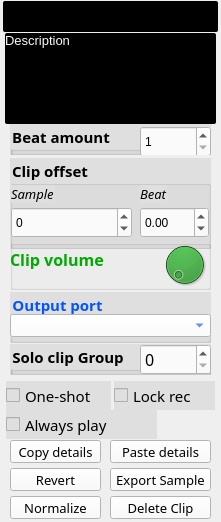
         <widget class="QFrame" name="frame_clip">
          <property name="geometry">
           <rect>
            <x>10</x>
            <y>310</y>
            <width>221</width>
            <height>522</height>
           </rect>
          </property>
          <property name="styleSheet">
           <string notr="true">#frame_clip {background-color: rgb(223, 223, 223);}</string>
          </property>
          <property name="frameShape">
           <enum>QFrame::NoFrame</enum>
          </property>
          <property name="frameShadow">
           <enum>QFrame::Raised</enum>
          </property>
          <widget class="QLineEdit" name="clip_name">
           <property name="geometry">
            <rect>
             <x>3</x>
             <y>1</y>
             <width>215</width>
             <height>31</height>
            </rect>
           </property>
           <property name="font">
            <font>
             <family>Noto Sans</family>
             <pointsize>10</pointsize>
             <weight>50</weight>
             <bold>false</bold>
            </font>
           </property>
           <property name="styleSheet">
            <string notr="true">#clip_name {background-color: black;
border-radius: 2px;
border-width: 2px;
border-color: rgb(250, 250, 250);
color: rgb(255, 253, 24);
text-align: center;}
</string>
           </property>
           <property name="alignment">
            <set>Qt::AlignCenter</set>
           </property>
          </widget>
          <widget class="QLabel" name="clip_description">
           <property name="geometry">
            <rect>
             <x>5</x>
             <y>33</y>
             <width>211</width>
             <height>91</height>
            </rect>
           </property>
           <property name="font">
            <font>
             <pointsize>10</pointsize>
             <weight>50</weight>
             <italic>false</italic>
             <bold>false</bold>
            </font>
           </property>
           <property name="toolTip">
            <string notr="true"/>
           </property>
           <property name="toolTipDuration">
            <number>5</number>
           </property>
           <property name="statusTip">
            <string notr="true"/>
           </property>
           <property name="styleSheet">
            <string notr="true">color: rgb(250, 250, 250);
background-color: black;
border-radius: 2px;
text-align: left;</string>
           </property>
           <property name="text">
            <string>Description</string>
           </property>
           <property name="alignment">
            <set>Qt::AlignLeading|Qt::AlignLeft|Qt::AlignTop</set>
           </property>
           <property name="wordWrap">
            <bool>true</bool>
           </property>
          </widget>
          <widget class="QPushButton" name="deleteButton">
           <property name="geometry">
            <rect>
             <x>110</x>
             <y>496</y>
             <width>101</width>
             <height>23</height>
            </rect>
           </property>
           <property name="font">
            <font>
             <family>Noto Sans</family>
             <pointsize>10</pointsize>
             <weight>50</weight>
             <italic>false</italic>
             <bold>false</bold>
            </font>
           </property>
           <property name="toolTip">
            <string>Delete current clip from grid</string>
           </property>
           <property name="styleSheet">
            <string notr="true">background-color: rgb(250, 250, 250);
font: 10pt &quot;Noto Sans&quot;;
text-align: center;
color: rgb(0, 0, 0);</string>
           </property>
           <property name="text">
            <string>Delete Clip</string>
           </property>
          </widget>
          <widget class="QPushButton" name="exportButton">
           <property name="geometry">
            <rect>
             <x>110</x>
             <y>468</y>
             <width>101</width>
             <height>23</height>
            </rect>
           </property>
           <property name="font">
            <font>
             <family>Noto Sans</family>
             <pointsize>10</pointsize>
             <weight>50</weight>
             <italic>false</italic>
             <bold>false</bold>
            </font>
           </property>
           <property name="toolTip">
            <string>Export current clip sample as audio file</string>
           </property>
           <property name="styleSheet">
            <string notr="true">background-color: rgb(250, 250, 250);
font: 10pt &quot;Noto Sans&quot;;
text-align: center;
color: rgb(0, 0, 0);</string>
           </property>
           <property name="text">
            <string>Export Sample</string>
           </property>
          </widget>
          <widget class="QPushButton" name="normalizeButton">
           <property name="geometry">
            <rect>
             <x>10</x>
             <y>496</y>
             <width>91</width>
             <height>23</height>
            </rect>
           </property>
           <property name="font">
            <font>
             <family>Noto Sans</family>
             <pointsize>10</pointsize>
             <weight>50</weight>
             <italic>false</italic>
             <bold>false</bold>
            </font>
           </property>
           <property name="toolTip">
            <string>Normalize current clip sample</string>
           </property>
           <property name="accessibleName">
            <string>Help_Clip_Normalize</string>
           </property>
           <property name="styleSheet">
            <string notr="true">background-color: rgb(250, 250, 250);
font: 10pt &quot;Noto Sans&quot;;
text-align: center;
color: rgb(0, 0, 0);</string>
           </property>
           <property name="text">
            <string>Normalize</string>
           </property>
          </widget>
          <widget class="QPushButton" name="revertButton">
           <property name="geometry">
            <rect>
             <x>10</x>
             <y>468</y>
             <width>91</width>
             <height>23</height>
            </rect>
           </property>
           <property name="font">
            <font>
             <family>Noto Sans</family>
             <pointsize>10</pointsize>
             <weight>50</weight>
             <italic>false</italic>
             <bold>false</bold>
            </font>
           </property>
           <property name="toolTip">
            <string>Revert clip sample</string>
           </property>
           <property name="accessibleName">
            <string>Help_Clip_Revert</string>
           </property>
           <property name="styleSheet">
            <string notr="true">background-color: rgb(250, 250, 250);
font: 10pt &quot;Noto Sans&quot;;
text-align: center;
color: rgb(0, 0, 0);</string>
           </property>
           <property name="text">
            <string>Revert</string>
           </property>
          </widget>
          <widget class="QGroupBox" name="groupBoxMuteGroup">
           <property name="geometry">
            <rect>
             <x>10</x>
             <y>344</y>
             <width>201</width>
             <height>31</height>
            </rect>
           </property>
           <property name="font">
            <font>
             <family>Noto Sans</family>
             <pointsize>11</pointsize>
             <weight>75</weight>
             <italic>false</italic>
             <bold>true</bold>
            </font>
           </property>
           <property name="accessibleName">
            <string>Help_Clip_SoloGroup</string>
           </property>
           <property name="styleSheet">
            <string notr="true">font: bold 11pt &quot;Noto Sans&quot;;
text-align: left;
background-color: rgb(223, 223, 223);</string>
           </property>
           <property name="title">
            <string>Solo clip Group</string>
           </property>
           <widget class="QSpinBox" name="mute_group">
            <property name="geometry">
             <rect>
              <x>130</x>
              <y>0</y>
              <width>71</width>
              <height>31</height>
             </rect>
            </property>
            <property name="font">
             <font>
              <family>Noto Sans</family>
              <pointsize>12</pointsize>
              <weight>50</weight>
              <italic>false</italic>
              <bold>false</bold>
             </font>
            </property>
            <property name="accessibleName">
             <string>Help_Clip_SoloGroup</string>
            </property>
            <property name="styleSheet">
             <string notr="true">background-color: rgb(250, 250, 250);
font: 12pt &quot;Noto Sans&quot;;
text-align: left;</string>
            </property>
           </widget>
          </widget>
          <widget class="QGroupBox" name="groupBoxClipOffset">
           <property name="geometry">
            <rect>
             <x>10</x>
             <y>158</y>
             <width>201</width>
             <height>91</height>
            </rect>
           </property>
           <property name="font">
            <font>
             <family>Noto Sans</family>
             <pointsize>11</pointsize>
             <weight>75</weight>
             <italic>false</italic>
             <bold>true</bold>
             <kerning>true</kerning>
            </font>
           </property>
           <property name="accessibleName">
            <string>Help_Clip_Offset</string>
           </property>
           <property name="styleSheet">
            <string notr="true">font: bold 11pt &quot;Noto Sans&quot;;
text-align: left top;
background-color: rgb(223, 223, 223);</string>
           </property>
           <property name="title">
            <string>Clip offset</string>
           </property>
           <property name="alignment">
            <set>Qt::AlignLeading|Qt::AlignLeft|Qt::AlignTop</set>
           </property>
           <widget class="QSpinBox" name="frame_offset">
            <property name="geometry">
             <rect>
              <x>1</x>
              <y>49</y>
              <width>121</width>
              <height>31</height>
             </rect>
            </property>
            <property name="accessibleName">
             <string>Help_Clip_Offset</string>
            </property>
            <property name="styleSheet">
             <string notr="true">background-color: rgb(250, 250, 250);
font: 12pt &quot;Noto Sans&quot;;
text-align: left;</string>
            </property>
            <property name="minimum">
             <number>-4410000</number>
            </property>
            <property name="maximum">
             <number>4410000</number>
            </property>
           </widget>
           <widget class="QLabel" name="label_2">
            <property name="geometry">
             <rect>
              <x>1</x>
              <y>27</y>
              <width>44</width>
              <height>18</height>
             </rect>
            </property>
            <property name="font">
             <font>
              <family>Noto Sans</family>
              <pointsize>10</pointsize>
              <weight>50</weight>
              <italic>true</italic>
              <bold>false</bold>
             </font>
            </property>
            <property name="accessibleName">
             <string>Help_Clip_Offset</string>
            </property>
            <property name="styleSheet">
             <string notr="true">font: italic 10pt &quot;Noto Sans&quot;;
text-align: left;</string>
            </property>
            <property name="text">
             <string>Sample</string>
            </property>
           </widget>
           <widget class="QLabel" name="label">
            <property name="geometry">
             <rect>
              <x>130</x>
              <y>27</y>
              <width>27</width>
              <height>18</height>
             </rect>
            </property>
            <property name="font">
             <font>
              <family>Noto Sans</family>
              <pointsize>10</pointsize>
              <weight>50</weight>
              <italic>true</italic>
              <bold>false</bold>
             </font>
            </property>
            <property name="accessibleName">
             <string>Help_Clip_Offset</string>
            </property>
            <property name="styleSheet">
             <string notr="true">font: italic 10pt &quot;Noto Sans&quot;;
text-align: left;</string>
            </property>
            <property name="text">
             <string>Beat</string>
            </property>
           </widget>
           <widget class="QDoubleSpinBox" name="beat_offset">
            <property name="enabled">
             <bool>true</bool>
            </property>
            <property name="geometry">
             <rect>
              <x>130</x>
              <y>49</y>
              <width>69</width>
              <height>31</height>
             </rect>
            </property>
            <property name="accessibleName">
             <string>Help_Clip_Offset</string>
            </property>
            <property name="styleSheet">
             <string notr="true">background-color: rgb(250, 250, 250);
font: 12pt &quot;Noto Sans&quot;;
text-align: left;</string>
            </property>
            <property name="minimum">
             <double>-99.000000000000000</double>
            </property>
            <property name="maximum">
             <double>99.000000000000000</double>
            </property>
            <property name="singleStep">
             <double>0.010000000000000</double>
            </property>
            <property name="value">
             <double>0.000000000000000</double>
            </property>
           </widget>
          </widget>
          <widget class="QGroupBox" name="groupBoxOutputPort">
           <property name="geometry">
            <rect>
             <x>10</x>
             <y>292</y>
             <width>201</width>
             <height>51</height>
            </rect>
           </property>
           <property name="font">
            <font>
             <family>Noto Sans</family>
             <pointsize>11</pointsize>
             <weight>75</weight>
             <italic>false</italic>
             <bold>true</bold>
            </font>
           </property>
           <property name="accessibleName">
            <string>Help_Clip_OutputPort</string>
           </property>
           <property name="styleSheet">
            <string notr="true">font: bold 11pt &quot;Noto Sans&quot;;
text-align: left;
background-color: rgb(223, 223, 223);
color: rgb(0, 85, 255);</string>
           </property>
           <property name="title">
            <string>Output port</string>
           </property>
           <widget class="QComboBox" name="output">
            <property name="geometry">
             <rect>
              <x>0</x>
              <y>22</y>
              <width>201</width>
              <height>23</height>
             </rect>
            </property>
            <property name="font">
             <font>
              <family>Noto Sans</family>
              <pointsize>11</pointsize>
              <weight>50</weight>
              <italic>false</italic>
              <bold>false</bold>
             </font>
            </property>
            <property name="accessibleName">
             <string>Help_Clip_OutputPort</string>
            </property>
            <property name="styleSheet">
             <string notr="true">font: 11pt &quot;Noto Sans&quot;;
text-align: left;
color: rgb(0, 85, 255);
background-color: rgb(255, 255, 255);</string>
            </property>
            <property name="currentText">
             <string/>
            </property>
           </widget>
          </widget>
          <widget class="QGroupBox" name="groupBoxBeat">
           <property name="geometry">
            <rect>
             <x>10</x>
             <y>124</y>
             <width>201</width>
             <height>31</height>
            </rect>
           </property>
           <property name="font">
            <font>
             <family>Noto Sans</family>
             <pointsize>11</pointsize>
             <weight>75</weight>
             <italic>false</italic>
             <bold>true</bold>
            </font>
           </property>
           <property name="accessibleName">
            <string>Help_Clip_BeatAmount</string>
           </property>
           <property name="styleSheet">
            <string notr="true">font: bold 11pt &quot;Noto Sans&quot;;
text-align: left;
background-color: rgb(223, 223, 223);</string>
           </property>
           <property name="title">
            <string>Beat amount</string>
           </property>
           <widget class="QSpinBox" name="beat_diviser">
            <property name="geometry">
             <rect>
              <x>130</x>
              <y>2</y>
              <width>71</width>
              <height>31</height>
             </rect>
            </property>
            <property name="accessibleName">
             <string>Help_Clip_BeatAmount</string>
            </property>
            <property name="styleSheet">
             <string notr="true">background-color: rgb(250, 250, 250);
font: 12pt &quot;Noto Sans&quot;;
text-align: left;</string>
            </property>
            <property name="minimum">
             <number>1</number>
            </property>
            <property name="maximum">
             <number>999</number>
            </property>
           </widget>
          </widget>
          <widget class="QGroupBox" name="groupBoxClipVolume">
           <property name="geometry">
            <rect>
             <x>10</x>
             <y>240</y>
             <width>201</width>
             <height>50</height>
            </rect>
           </property>
           <property name="title">
            <string/>
           </property>
           <widget class="QLabel" name="labelClipVolume">
            <property name="geometry">
             <rect>
              <x>0</x>
              <y>30</y>
              <width>101</width>
              <height>21</height>
             </rect>
            </property>
            <property name="font">
             <font>
              <pointsize>11</pointsize>
              <weight>75</weight>
              <bold>true</bold>
             </font>
            </property>
            <property name="styleSheet">
             <string notr="true">color: rgb(0, 170, 0);</string>
            </property>
            <property name="text">
             <string/>
            </property>
            <property name="alignment">
             <set>Qt::AlignLeading|Qt::AlignLeft|Qt::AlignTop</set>
            </property>
           </widget>
           <widget class="QSuperDial" name="clip_volume">
            <property name="enabled">
             <bool>true</bool>
            </property>
            <property name="geometry">
             <rect>
              <x>150</x>
              <y>0</y>
              <width>49</width>
              <height>49</height>
             </rect>
            </property>
            <property name="styleSheet">
             <string notr="true">background-color: rgb(0, 170, 0);</string>
            </property>
            <property name="maximum">
             <number>256</number>
            </property>
            <property name="singleStep">
             <number>1</number>
            </property>
           </widget>
           <widget class="QLabel" name="label_5">
            <property name="geometry">
             <rect>
              <x>0</x>
              <y>10</y>
              <width>141</width>
              <height>19</height>
             </rect>
            </property>
            <property name="font">
             <font>
              <family>Noto Sans</family>
              <pointsize>12</pointsize>
              <weight>75</weight>
              <italic>false</italic>
              <bold>true</bold>
             </font>
            </property>
            <property name="styleSheet">
             <string notr="true">color: rgb(0, 170, 0);
font: bold 12pt &quot;Noto Sans&quot;;
text-align: left;</string>
            </property>
            <property name="text">
             <string>Clip volume</string>
            </property>
            <property name="alignment">
             <set>Qt::AlignLeading|Qt::AlignLeft|Qt::AlignVCenter</set>
            </property>
           </widget>
          </widget>
          <widget class="QCheckBox" name="one_shot_clip">
           <property name="geometry">
            <rect>
             <x>6</x>
             <y>381</y>
             <width>105</width>
             <height>29</height>
            </rect>
           </property>
           <property name="font">
            <font>
             <family>Noto Sans</family>
             <pointsize>11</pointsize>
             <weight>50</weight>
             <italic>false</italic>
             <bold>false</bold>
            </font>
           </property>
           <property name="toolTip">
            <string>If enabled, clip will play once (not looping)</string>
           </property>
           <property name="accessibleName">
            <string>Help_Clip_OneShot</string>
           </property>
           <property name="styleSheet">
            <string notr="true">font: 11pt &quot;Noto Sans&quot;;
text-align: left;
background-color: rgb(223, 223, 223);</string>
           </property>
           <property name="text">
            <string>One-shot</string>
           </property>
          </widget>
          <widget class="QPushButton" name="btnCopy">
           <property name="geometry">
            <rect>
             <x>10</x>
             <y>440</y>
             <width>91</width>
             <height>23</height>
            </rect>
           </property>
           <property name="font">
            <font>
             <family>Noto Sans</family>
             <pointsize>10</pointsize>
             <weight>50</weight>
             <italic>false</italic>
             <bold>false</bold>
            </font>
           </property>
           <property name="toolTip">
            <string>Stores current clip's details in memory, to apply them to another clip</string>
           </property>
           <property name="accessibleName">
            <string>Help_Clip_CopyDetails</string>
           </property>
           <property name="styleSheet">
            <string notr="true">background-color: rgb(250, 250, 250);
font: 10pt &quot;Noto Sans&quot;;
text-align: center;
color: rgb(0, 0, 0);</string>
           </property>
           <property name="text">
            <string>Copy details</string>
           </property>
          </widget>
          <widget class="QPushButton" name="btnPaste">
           <property name="geometry">
            <rect>
             <x>110</x>
             <y>440</y>
             <width>101</width>
             <height>23</height>
            </rect>
           </property>
           <property name="font">
            <font>
             <family>Noto Sans</family>
             <pointsize>10</pointsize>
             <weight>50</weight>
             <italic>false</italic>
             <bold>false</bold>
            </font>
           </property>
           <property name="toolTip">
            <string>Gets another clip's details from memory and applies them to the current clip</string>
           </property>
           <property name="accessibleName">
            <string>Help_Clip_PasteDetails</string>
           </property>
           <property name="styleSheet">
            <string notr="true">background-color: rgb(250, 250, 250);
font: 10pt &quot;Noto Sans&quot;;
text-align: center;
color: rgb(0, 0, 0);</string>
           </property>
           <property name="text">
            <string>Paste details</string>
           </property>
          </widget>
          <widget class="QCheckBox" name="lock_record">
           <property name="geometry">
            <rect>
             <x>114</x>
             <y>381</y>
             <width>101</width>
             <height>29</height>
            </rect>
           </property>
           <property name="font">
            <font>
             <family>Noto Sans</family>
             <pointsize>11</pointsize>
             <weight>50</weight>
             <italic>false</italic>
             <bold>false</bold>
            </font>
           </property>
           <property name="toolTip">
            <string>Prevents current clip from recording (play-only)</string>
           </property>
           <property name="accessibleName">
            <string>Help_Clip_LockRec</string>
           </property>
           <property name="styleSheet">
            <string notr="true">font:  11pt &quot;Noto Sans&quot;;
text-align: left;
background-color: rgb(223, 223, 223);</string>
           </property>
           <property name="text">
            <string>Lock rec</string>
           </property>
          </widget>
          <widget class="QCheckBox" name="always_play_clip">
           <property name="geometry">
            <rect>
             <x>6</x>
             <y>410</y>
             <width>151</width>
             <height>29</height>
            </rect>
           </property>
           <property name="font">
            <font>
             <family>Noto Sans</family>
             <pointsize>11</pointsize>
             <weight>50</weight>
             <italic>false</italic>
             <bold>false</bold>
            </font>
           </property>
           <property name="toolTip">
            <string>If enabled, clip will play once (not looping)</string>
           </property>
           <property name="accessibleName">
            <string>Help_Clip_AlwaysPlay</string>
           </property>
           <property name="styleSheet">
            <string notr="true">font: 11pt &quot;Noto Sans&quot;;
text-align: left;
background-color: rgb(223, 223, 223);</string>
           </property>
           <property name="text">
            <string>Always play</string>
           </property>
          </widget>
          <zorder>clip_name</zorder>
          <zorder>clip_description</zorder>
          <zorder>deleteButton</zorder>
          <zorder>exportButton</zorder>
          <zorder>normalizeButton</zorder>
          <zorder>revertButton</zorder>
          <zorder>groupBoxMuteGroup</zorder>
          <zorder>groupBoxClipOffset</zorder>
          <zorder>groupBoxOutputPort</zorder>
          <zorder>groupBoxBeat</zorder>
          <zorder>one_shot_clip</zorder>
          <zorder>btnCopy</zorder>
          <zorder>btnPaste</zorder>
          <zorder>lock_record</zorder>
          <zorder>always_play_clip</zorder>
          <zorder>groupBoxClipVolume</zorder>
         </widget>
